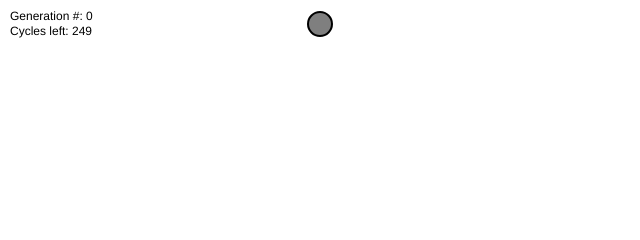
Frame 1 (no input)
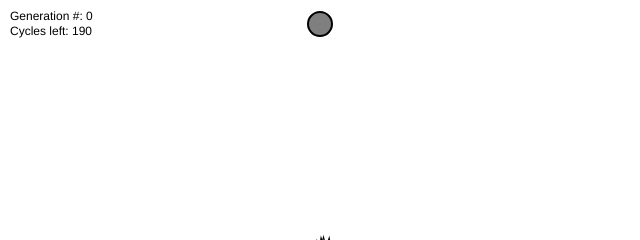
Frame 60 (no input)
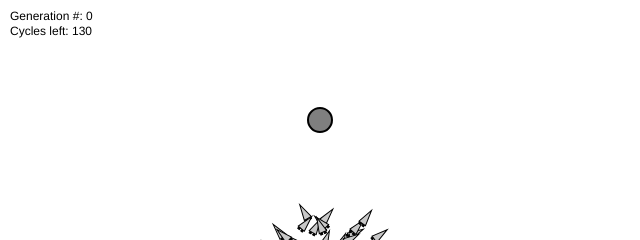
Frame 120 (the mouse pressed at the canvas centre since frame 60)

The p5.js sketch that drew these frames (run headless with seeded random() and noise() and a simulated clock; from frame 60 on, the mouse is pressed at the canvas centre):

// p5.js sketch
// ── sketch.js
// The Nature of Code
// Daniel Shiffman
// http://natureofcode.com

// Smart Rockets w/ Genetic Algorithms

// Each Rocket's DNA is an array of p5.Vectors
// Each p5.Vector acts as a force for each frame of animation
// Imagine a booster on the end of the rocket that can point in any direction
// and fire at any strength every frame

// The Rocket's fitness is a function of how close it gets to the target as well as how fast it gets there

// This example is inspired by Jer Thorp's Smart Rockets
// http://www.blprnt.com/smartrockets/

let lifeSpan = 250; // How long should each generation live
let lifeCounter = 0; // Timer for cycle of generation

let population; // Population

let target; // Target position

function setup() {
  createCanvas(640, 240);

  target = createVector(width / 2, 24);

  // Create a population with a mutation rate, and population max
  let mutationRate = 0.01;
  population = new Population(mutationRate, 50);
}

function draw() {
  background(255);

  // Draw the start and target positions
  fill(127);
  stroke(0);
  strokeWeight(2);
  circle(target.x, target.y, 24);

  // If the generation hasn't ended yet
  if (lifeCounter < lifeSpan) {
    population.live();
    lifeCounter++;
    // Otherwise a new generation
  } else {
    lifeCounter = 0;
    population.fitness();
    population.selection();
    population.reproduction();
  }

  // Display some info
  fill(0);
  noStroke();
  text(
    "Generation #: " +
      population.generations +
      "\nCycles left: " +
      (lifeSpan - lifeCounter),
    10,
    20
  );
}

// Move the target if the mouse is pressed
// System will adapt to new target
function mousePressed() {
  target.x = mouseX;
  target.y = mouseY;
}

// ── dna.js
// The Nature of Code
// Daniel Shiffman
// http://natureofcode.com

// DNA is an array of vectors

class DNA {
  constructor(newgenes) {
    if (arguments.length > 0) {
      this.genes = newgenes;
    } else {
      // The genetic sequence
      this.genes = [];
      // The maximum strength of the forces
      this.maxforce = 0.1;
      for (let i = 0; i < lifeSpan; i++) {
        let angle = random(TWO_PI);
        this.genes[i] = p5.Vector.fromAngle(angle);
        this.genes[i].mult(random(0, this.maxforce));
      }
    }
  }

  // CROSSOVER
  // Creates new DNA sequence from two (this & and a partner)
  crossover(partner) {
    let child = [];
    // Pick a midpoint
    let crossover = floor(random(this.genes.length));
    // Take "half" from one and "half" from the other
    for (let i = 0; i < this.genes.length; i++) {
      if (i > crossover) child[i] = this.genes[i];
      else child[i] = partner.genes[i];
    }
    let newgenes = new DNA(child);
    return newgenes;
  }

  // Based on a mutation probability, picks a new random Vector
  mutate(m) {
    for (let i = 0; i < this.genes.length; i++) {
      if (random(1) < m) {
        let angle = random(TWO_PI);
        this.genes[i] = p5.Vector.fromAngle(angle);
        this.genes[i].mult(random(0, this.maxforce));
      }
    }
  }
}

// ── population.js
// The Nature of Code
// Daniel Shiffman
// http://natureofcode.com

// Pathfinding w/ Genetic Algorithms

// A class to describe a population of "creatures"

// Initialize the population
class Population {
  constructor(mutation, length) {
    this.mutationRate = mutation; // Mutation rate
    this.population = []; // Array to hold the current population
    this.matingPool = []; // ArrayList which we will use for our "mating pool"
    this.generations = 0; // Number of generations
    //make a new set of creatures
    for (let i = 0; i < length; i++) {
      let x = width / 2;
      let y = height + 20;
      this.population[i] = new Rocket(x, y, new DNA());
    }
  }

  live() {
    // Run every rocket
    for (let i = 0; i < this.population.length; i++) {
      this.population[i].run();
    }
  }

  // Calculate fitness for each creature
  fitness() {
    for (let i = 0; i < this.population.length; i++) {
      this.population[i].calculateFitness();
    }
  }

  selection() {
    // Sum all of the fitness values
    let totalFitness = 0;
    for (let i = 0; i < this.population.length; i++) {
      totalFitness += this.population[i].fitness;
    }
    // Divide by the total to normalize the fitness values
    for (let i = 0; i < this.population.length; i++) {
      this.population[i].fitness /= totalFitness;
    }
  }

  // Making the next generation
  reproduction() {
    // Create a new the population with children from the mating pool
    let nextPopulation = [];
    for (let i = 0; i < this.population.length; i++) {
      // Sping the wheel of fortune to pick two parents
      let parentA = this.weightedSelection();
      let parentB = this.weightedSelection();
      let child = parentA.crossover(parentB);
      // Mutate their genes
      child.mutate(this.mutationRate);
      let x = width / 2;
      let y = height + 20;
      nextPopulation[i] = new Rocket(x, y, child);
    }
    // Replace the old population
    this.population = nextPopulation;
    this.generations++;
  }

  weightedSelection() {
    // Start with the first element
    let index = 0;
    // Pick a starting point
    let start = random(1);
    // At the finish line?
    while (start > 0) {
      // Move a distance according to fitness
      start = start - this.population[index].fitness;
      // Next element
      index++;
    }
    // Undo moving to the next element since the finish has been reached
    index--;
    return this.population[index].dna;
  }
}

// ── rocket.js
// The Nature of Code
// Daniel Shiffman
// http://natureofcode.com

// Pathfinding w/ Genetic Algorithms

// Rocket class -- this is just like our Boid / Particle class
// the only difference is that it has DNA & fitness

//constructor
class Rocket {
  constructor(x, y, dna) {
    // All of our physics stuff
    this.acceleration = createVector(0, 0);
    this.velocity = createVector(0, 0);
    this.position = createVector(x, y);
    // Size
    this.r = 4;
    // Fitness and DNA
    this.fitness = 0;
    this.dna = dna;
    // To count which force we're on in the genes
    this.geneCounter = 0;
  }

  // Fitness function
  // fitness = one divided by distance squared
  calculateFitness() {
    let distance = p5.Vector.dist(this.position, target);
    this.fitness = 1 / (distance * distance);
  }

  // Run in relation to all the obstacles
  // If I'm stuck, don't bother updating or checking for intersection
  run() {
    this.applyForce(this.dna.genes[this.geneCounter]);
    this.geneCounter = (this.geneCounter + 1);
    this.update();
    this.show();
  }

  applyForce(force) {
    this.acceleration.add(force);
  }

  update() {
    this.velocity.add(this.acceleration);
    this.position.add(this.velocity);
    this.acceleration.mult(0);
  }

  show() {
    let angle = this.velocity.heading() + PI / 2;
    let r = this.r;
    stroke(0);
    strokeWeight(1);
    push();
    translate(this.position.x, this.position.y);
    rotate(angle);

    // Thrusters
    rectMode(CENTER);
    fill(0);
    rect(-r / 2, r * 2, r / 2, r);
    rect(r / 2, r * 2, r / 2, r);

    // Rocket body
    fill(200);
    beginShape(TRIANGLES);
    vertex(0, -r * 2);
    vertex(-r, r * 2);
    vertex(r, r * 2);
    endShape(CLOSE);

    pop();
  }
}
